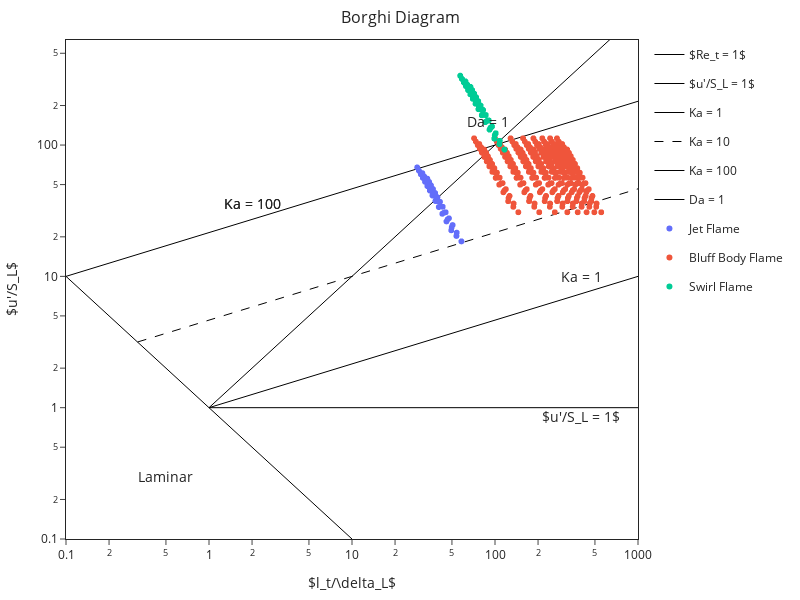

The notebook cell this image was saved under:
### Code cell
import plotly.graph_objects as go
import plotly.express as px

def BorghiPlot(df: pd.DataFrame, xScatter: str, yScatter: str) -> None:

    fig = go.Figure()

    # GRAPHS
    # laminar curve
    x_lam = np.array([0.1, 10])
    y_lam = np.array([10, 0.1])
    fig.add_trace(go.Scatter(x=x_lam, y=y_lam, mode="lines",
        line=dict(color="black", width=1),
        name=r"$Re_t = 1$"))
    fig.add_annotation(x=np.log10(0.5), y=np.log10(0.3), text="Laminar",
        showarrow=False, font=dict(size=14))
    
    # u_prime/S_L = 1
    x_2 = np.array([1.0, 1000])
    y_2 = np.array([1.0, 1])
    fig.add_trace(go.Scatter(x=x_2, y=y_2, mode="lines",
        line=dict(color="black", width=1),
        name=r"$u'/S_L = 1$"))
    fig.add_annotation(x=np.log10(400), y=np.log10(0.85), text=r"$u'/S_L = 1$",
        showarrow=False, font=dict(size=14))


    # Now we make plot for Ka = 1
    x_3 = np.linspace(1.0, 1000, 1000)
    y_3 = x_3**(1/3)
    fig.add_trace(go.Scatter(x=x_3, y=y_3, mode="lines",
        line=dict(color="black", width=1),
        name="Ka = 1"))
    fig.add_annotation(x=np.log10(400), y=np.log10(10), text="Ka = 1",
        showarrow=False, font=dict(size=14))
    
    # Now we make plot for Ka = 10
    x_3a = np.linspace(0.317, 1000, 1000)
    y_3a = (10 * (x_3a)**(1/2))**(2/3)
    fig.add_trace(go.Scatter(x=x_3a, y=y_3a, mode="lines",
        line=dict(color="black", width=1, dash="dash"),
        name="Ka = 10"))
    fig.add_annotation(x=np.log10(2), y=np.log10(36), text="Ka = 100",
        showarrow=False, font=dict(size=14))


    # Now we make plot for Ka = 100
    x_3b = np.linspace(0.1, 1000, 1000)
    y_3b = (100 * (x_3b)**(1/2))**(2/3)
    fig.add_trace(go.Scatter(x=x_3b, y=y_3b, mode="lines",
        line=dict(color="black", width=1),
        name="Ka = 100"))
    fig.add_annotation(x=np.log10(2), y=np.log10(36), text="Ka = 100",
        showarrow=False, font=dict(size=14))


    # Now we make plot for Da = 1
    x_4 = np.linspace(1.0, 1000, 1000)
    y_4 = x_4
    fig.add_trace(go.Scatter(x=x_4, y=y_4, mode="lines",
        line=dict(color="black", width=1),
        name="Da = 1"))
    fig.add_annotation(x=np.log10(90), y=np.log10(150), text="Da = 1",
        showarrow=False, font=dict(size=14))
    
    df['hover_text'] = df.apply(lambda row: f"U0: {row['U0']}<br>PHI: {row['PHI']}", axis=1)

    # Scatter data
    scatter_fig = px.scatter(
        df, x=xScatter, y=yScatter, color="Stabilization", hover_data=["BR"])
        #size='U0')
    for trace in scatter_fig.data:
        fig.add_trace(trace)

    # set the symbol as star
    #fig.update_traces(marker=dict(color="red", size=16, symbol='star'))

    #hide_types = ["Bluff Body Flame", "Swirl Flame"]     # change as needed
    #for trace in fig.data:
    #    if trace.name in hide_types:
    #        trace.visible = "legendonly"

    #fig.update_traces(marker=dict(size=12))
    fig.update_xaxes(
        type="log",
        autorange=False, range=[-1, 3], 
        showgrid=False,showline=True,mirror=True,automargin=True,zeroline=False,
        title=r"$l_t/\delta_L$"
        )
    fig.update_yaxes(
        type="log",
        autorange=False, range=[-1, 2.8],
        showgrid=False,showline=True, mirror=True,automargin=True,zeroline=False ,
        title=r"$u'/S_L$"
        )

    fig.update_layout(
        title=dict(text="Borghi Diagram", x=0.5, y=0.98, font=dict(size=16)),
        #legend=dict(orientation="h", yanchor="bottom", xanchor="right", x=1),
        margin=dict(l=20, r=20, t=40, b=40),
        template="simple_white",
        width=800, height=600,
        showlegend=True
    )
    fig.write_image("BP_design_choice.pdf")
    fig.show()

df = pd.read_csv('/Users/raja/Library/CloudStorage/OneDrive-SharedLibraries-McGillUniversity/CombustionDynamicsF2025 - General/04. Code - git repo/src/test_data.csv')
#df = df[df['dP_percent'] < 1.6]
#df = df[df['M'] < 0.006]
#df = df[df['BR'] < 0.5]
#df = df[df['U0'] == 90]
#df = df[df['PHI'] == 0.47]
BorghiPlot(df, xScatter="lt_Lf", yScatter="ui_SL")

### Figure 1 — Plotly figure (JSON) as saved in the notebook; plotly's stock layout.template omitted (floating-point values rounded to 4 significant figures; data arrays with more than 128 entries replaced by an {"elided": "..."} marker saying what was removed)
{"data": [{"line": {"color": "black", "width": 1}, "mode": "lines", "name": "$Re_t = 1$", "type": "scatter", "x": [0.1, 10.0], "y": [10.0, 0.1]}, {"line": {"color": "black", "width": 1}, "mode": "lines", "name": "$u'/S_L = 1$", "type": "scatter", "x": [1.0, 1000.0], "y": [1.0, 1.0]}, {"line": {"color": "black", "width": 1}, "mode": "lines", "name": "Ka = 1", "type": "scatter", "x": {"elided": "1000 float values"}, "y": {"elided": "1000 float values"}}, {"line": {"color": "black", "dash": "dash", "width": 1}, "mode": "lines", "name": "Ka = 10", "type": "scatter", "x": {"elided": "1000 float values"}, "y": {"elided": "1000 float values"}}, {"line": {"color": "black", "width": 1}, "mode": "lines", "name": "Ka = 100", "type": "scatter", "x": {"elided": "1000 float values"}, "y": {"elided": "1000 float values"}}, {"line": {"color": "black", "width": 1}, "mode": "lines", "name": "Da = 1", "type": "scatter", "x": {"elided": "1000 float values"}, "y": {"elided": "1000 float values"}}, {"customdata": {"elided": "273x1 float values"}, "hovertemplate": "Stabilization=Jet Flame<br>lt_Lf=%{x}<br>ui_SL=%{y}<br>BR=%{customdata[0]}<extra></extra>", "legendgroup": "Jet Flame", "marker": {"color": "#636efa", "symbol": "circle"}, "mode": "markers", "name": "Jet Flame", "showlegend": true, "type": "scattergl", "x": {"elided": "273 float values"}, "xaxis": "x", "y": {"elided": "273 float values"}, "yaxis": "y"}, {"customdata": {"elided": "2184x1 float values"}, "hovertemplate": "Stabilization=Bluff Body Flame<br>lt_Lf=%{x}<br>ui_SL=%{y}<br>BR=%{customdata[0]}<extra></extra>", "legendgroup": "Bluff Body Flame", "marker": {"color": "#EF553B", "symbol": "circle"}, "mode": "markers", "name": "Bluff Body Flame", "showlegend": true, "type": "scattergl", "x": {"elided": "2184 float values"}, "xaxis": "x", "y": {"elided": "2184 float values"}, "yaxis": "y"}, {"customdata": {"elided": "1638x1 float values"}, "hovertemplate": "Stabilization=Swirl Flame<br>lt_Lf=%{x}<br>ui_SL=%{y}<br>BR=%{customdata[0]}<extra></extra>", "legendgroup": "Swirl Flame", "marker": {"color": "#00cc96", "symbol": "circle"}, "mode": "markers", "name": "Swirl Flame", "showlegend": true, "type": "scattergl", "x": {"elided": "1638 float values"}, "xaxis": "x", "y": {"elided": "1638 float values"}, "yaxis": "y"}], "layout": {"annotations": [{"font": {"size": 14}, "showarrow": false, "text": "Laminar", "x": -0.301, "y": -0.5229}, {"font": {"size": 14}, "showarrow": false, "text": "$u'/S_L = 1$", "x": 2.602, "y": -0.07058}, {"font": {"size": 14}, "showarrow": false, "text": "Ka = 1", "x": 2.602, "y": 1}, {"font": {"size": 14}, "showarrow": false, "text": "Ka = 100", "x": 0.301, "y": 1.556}, {"font": {"size": 14}, "showarrow": false, "text": "Ka = 100", "x": 0.301, "y": 1.556}, {"font": {"size": 14}, "showarrow": false, "text": "Da = 1", "x": 1.954, "y": 2.176}], "height": 600, "margin": {"b": 40, "l": 20, "r": 20, "t": 40}, "showlegend": true, "title": {"font": {"size": 16}, "text": "Borghi Diagram", "x": 0.5, "y": 0.98}, "width": 800, "xaxis": {"automargin": true, "autorange": false, "mirror": true, "range": [-1, 3], "showgrid": false, "showline": true, "title": {"text": "$l_t/\\delta_L$"}, "type": "log", "zeroline": false}, "yaxis": {"automargin": true, "autorange": false, "mirror": true, "range": [-1, 2.8], "showgrid": false, "showline": true, "title": {"text": "$u'/S_L$"}, "type": "log", "zeroline": false}}}
